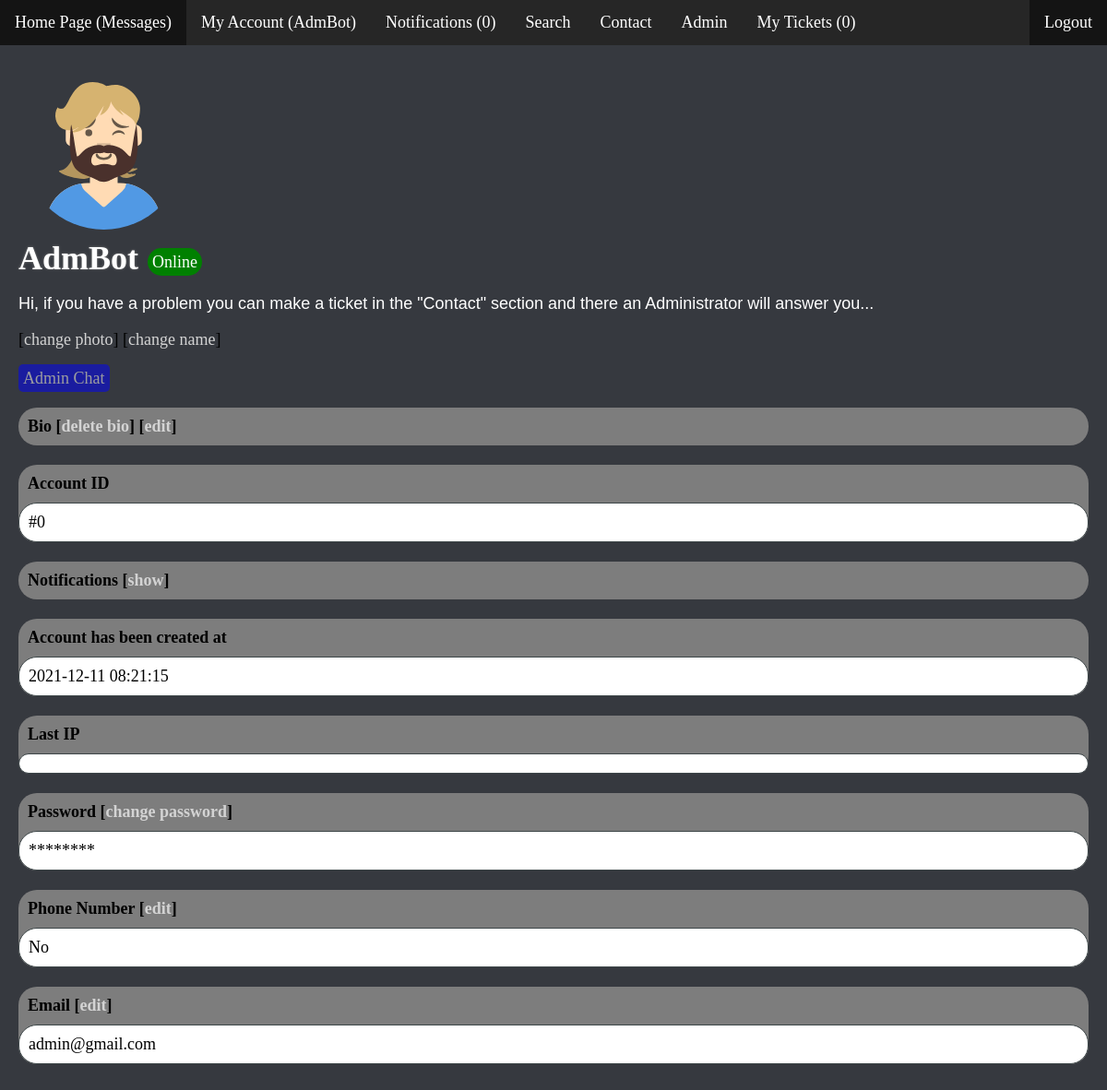
/profile.php?id=0 (signed in), run on an earlier commit of the app's database.
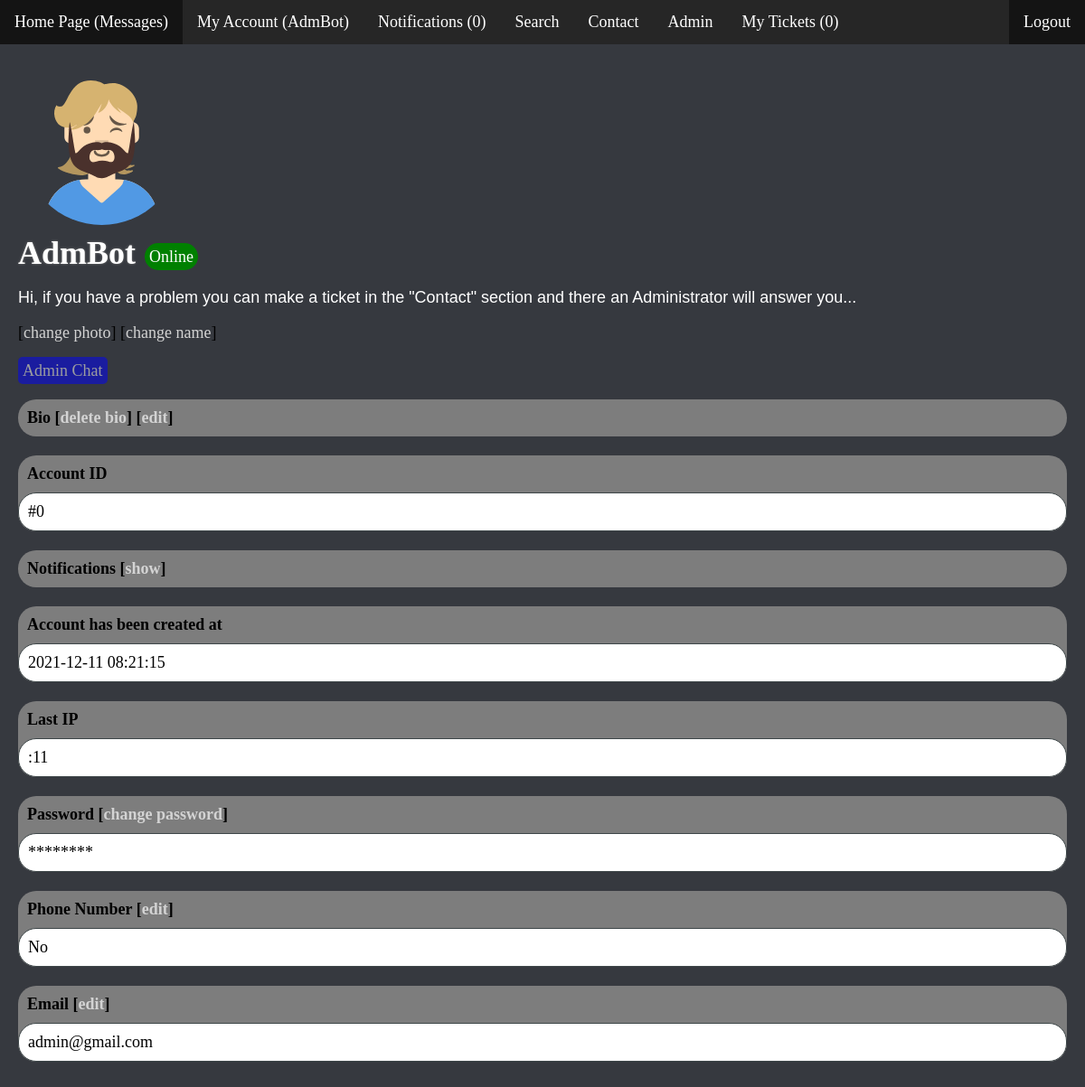
And on a later commit of the database.
### tables this page shows
CREATE TABLE `users` (
  `id` int(11) NOT NULL,
  `username` varchar(64) NOT NULL,
  `email` varchar(64) NOT NULL,
  `phone` int(20) NOT NULL,
  `password` varchar(64) NOT NULL,
  `created_at` timestamp NOT NULL DEFAULT current_timestamp() ON UPDATE current_timestamp(),
  `admin` int(11) NOT NULL,
  `file` text NOT NULL,
  `bio` text NOT NULL,
  `founder` int(11) NOT NULL,
  `banned` int(11) NOT NULL,
  `logged` int(11) NOT NULL,
  `ip` varchar(64) NOT NULL,
  `last_ip` varchar(64) NOT NULL
);

### profile.php (the view, shortened to what this page needs)
<?php
  require 'config.php';
  if (!isset($_SESSION["loggedin"]) || $_SESSION["loggedin"] !== true) {
    header("location: login.php");
    exit;
  } else if(!isset($_GET['id'])) {
    header('Location: index.php');
    exit();
  } else {
    $id = $_GET['id'];
  }
  $queryString = "SELECT id, username, email, created_at, email, bio, phone, file, admin, founder, banned,ip, last_ip, logged FROM users WHERE id='$id' ORDER BY username DESC LIMIT 1";
  $query = $link->prepare($queryString);
  $query->execute();
  $query->store_result();
  $query->bind_result($user_id, $username, $email, $created_at, $email, $bio, $phone, $file, $admin, $founder, $banned, $ip, $last_ip, $logged);
?>
<!DOCTYPE html>
<html>
<head>
  <link rel="stylesheet" href="css/profile.css?v=<?php echo time(); ?>">
</head>
<body>
  <?php include_once("header.php"); ?>
  <div class="wrapper">
    <?php while ($query->fetch()) { ?>
    <?php
      echo "<div id='img_div'>";
      ?>
        <img id="image-x" src='<?php echo $file; ?>' alt="Profile Photo" onClick='showImg();' />
        <br/>
      <div id="nameOnline">
        <h1>
          <?php
            echo $username;
          ?>
        </h1>
        <?php
          if ($logged == 1) {
            echo "<span id='online'>Online</span>";
          } else if ($logged == 0) {
            echo "<span id='offline'>Offline</span>";
          }
        ?>
      </div>
      <p id="bio">
          <?php
            if ($bio == "") {
              echo '';
            } else {
              echo $bio;
            }
          ?>
      </p>
      <?php
      if ($_SESSION['id'] == $user_id) {
        echo " <span>[<a href='change-photo.php' id='edits'>change photo</a>]</span> <span>[<a href='change-name.php' id='edits'>change name</a>]</span><br/><br/>";
      }
      echo "</div>";
    ?>
    <?php
      if ($admin == 1) {
        echo ' <a href="admins.php"><span id="admin">Admin Chat</span></a>';
      }
      if ($admin == 1 && $founder == 1 && $banned == 1) {
        echo '<br><br>';
      } else if ($admin == 1) {
        echo '<br><br>';
      } else if ($founder == 1) {
        echo '<br><br>';
      } else if ($banned == 1) {
        echo '<br><br>';
      }
    ?>
    <?php
      if ($_SESSION['id'] == $user_id) {
        ?>
        <div class="title-of-div">
        <div class="title-text">Bio
          <?php
            if ($bio != "") {
              ?>
              [<a href="delete-bio.php" id="edits">delete bio</a>]
              <?php
            }
          ?>
          [<a href="change-bio.php" id="edits">edit</a>]
        </div>
      </div> <br/>
        <?php
      }
    ?>
    <div class="title-of-div">
      <div class="title-text">Account ID</div>
      <div class="content-text">#<?php echo $user_id; ?></div>
    </div>
      <br>
    <?php
      if ($_SESSION['admin'] == 1) {
        ?>
        <div class="title-of-div">
        <div class="title-text">Notifications [<a href="notifications.php?id=<?php echo $user_id; ?>">show</a>]</div>
        </div>
        <br/>
        <?php
      }
    ?>
    <div class="title-of-div">
      <div class="title-text">Account has been created at</div>
      <div class="content-text"><?php
        echo $created_at;
      ?></div>
    </div>
      <br>
    <?php
      if ($_SESSION['founder'] == 1 || $_SESSION['id'] == $user_id) {
        ?>
          <div class="title-of-div">
          <div class="title-text">Last IP</div>
          <div class="content-text"><?php
            echo $last_ip;
          ?></div>
        </div>
          <br>
        <?php
      }
    ?>
    <?php
      if ($_SESSION['id'] == $user_id) {
        ?>
        <div class="title-of-div">
        <div class="title-text">Password [<a href="reset-password.php" id="edits">change password</a>]</div>
        <div class="content-text">********</div>
        </div>
        <br/>
        <?php
      }
    ?>
    <div class="title-of-div">
      <div class="title-text">Phone Number
        <?php
          if ($_SESSION['id'] == $user_id) {
        ?>
        [<a href="change-phone.php" id="edits">edit</a>]
        <?php } ?>
      </div>
      <div class="content-text">
        <?php
          if ($phone == 0) {
            echo 'No';
          } else {
            echo $phone;
          }
        ?>
      </div>
    </div> <br/>
    <div class="title-of-div">
    <div class="title-text">Email
      <?php
        if ($_SESSION['id'] == $user_id) {
          echo ' [<a href="change-email.php" id="edits">edit</a>]';
        }
      ?>
    </div>
      <div class="content-text">
        <?php
          echo $email;
        ?>
      </div>
    </div>
    <br>
    <?php } ?>
  </div>
</body>
</html>

### header.php (shortened to what this page needs)
<?php
  $userid = $_SESSION['id'];
?>
<html>
<head>
  <link rel="stylesheet" href="css/header.css?v=<?php echo time(); ?>">
</head>
<body>
  <?php
    $result = mysqli_query($link, "SELECT COUNT(*) FROM `notifications` WHERE userid=$userid");
    $row = mysqli_fetch_row($result)[0];
    $results = mysqli_query($link, "SELECT COUNT(*) FROM `tickets` WHERE userid=$userid");
    $rows = mysqli_fetch_row($results)[0];
  ?>
  <ul id="desktopul">
    <li><a class="active" href="home.php">Home Page (Messages)</a></li>
    <li><a href="profile.php?id=<?php echo $_SESSION['id']; ?>">My Account (<?php echo $_SESSION['username']?>)</a></li>
    <li><a href="notifications.php?id=<?php echo $_SESSION['id']; ?>">Notifications (<?php echo $row; ?>)</a></li>
    <li><a href="search.php">Search</a></li>
    <li><a href="contact.php">Contact</a></li>
    <?php if($_SESSION['admin'] != 0) echo '<li><a href="admin.php">Admin</a></li>'; ?>
    <li><a href="mytickets.php">My Tickets (<?php echo $rows; ?>)</a></li>
    <li style="float:right"><a class="active" href="logout.php">Logout</a></li>
  </ul>
</body>
</html>

### css/profile.css (style rules this page uses)
body { background: #36393f; font-size: 18px; }
.wrapper { margin: 20px; }
#bio { font-family: arial; color: white; }
#admin { padding: 5px; background-color: none; opacity: 50%; user-select: none; background: blue; border-radius: 5px; color: white; transition: .3s; }
.title-text { padding: 10px; font-weight: bold; color: black; }
.title-of-div { background-color: #7d7d7d; border-radius: 20px; }
.content-text { background: white; padding: 10px; color: black; border: 1px solid #3d4648; border-radius: 20px; }
h1 { color: white; text-shadow: 0px 0px 2.5px grey; margin: 0; }
#online, #offline { padding: 5px; border-radius: 25px; color: white; height: 20px; margin-top: 10px; margin-left: 10px; }
#online { background-color: green; }
#img_div:after { content: ""; display: block; clear: both; }
#image-x { margin: 5px; width: 175px; border-radius: 100px; height: 175px; transition: .4s; }
a { text-decoration: none; color: lightgrey; transition: .2s; }
#nameOnline { display: flex; }

### css/header.css (style rules this page uses)
body { margin:0; padding:0; }
#desktopul { list-style-type: none; margin: 0; padding: 0; overflow: hidden; background-color: #262626; }
#desktopul li { float: left; }
#desktopul li a { display: block; color: white; text-align: center; padding: 14px 16px; text-decoration: none; }
#desktopul .active { background-color: #141414; }

What changed in the data, as far as the page shows it:
changed users "AdmBot": last_ip (not shown) → ":11"
